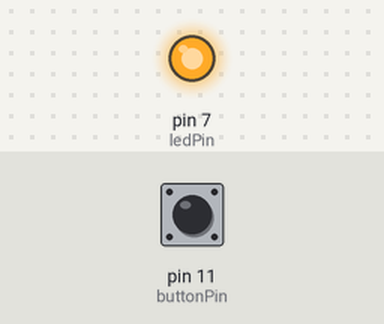
This sketch was run on a simulated Arduino Uno, built with avr-gcc and run on an emulated ATmega328P. On the bench: output pins drawn as LEDs (lit = HIGH). Dashed ring = blinking. Inputs (shaded band) come from the test bench; at power-on: pin 11 (buttonPin) HIGH.

Above: at 1.2 s.
1.3 s: pin 11 (buttonPin) pulled LOW for 1 s
At 3.2 s:
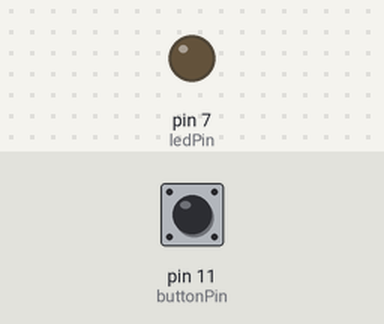
3.8 s: pin 11 (buttonPin) pulled LOW for 3.2 s
At 3.9 s:
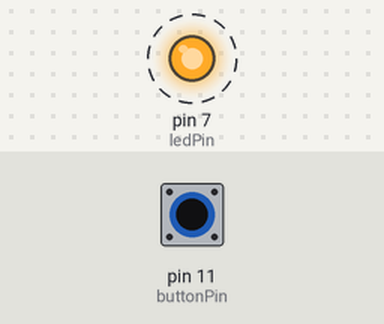
Timing chart, 0 to 8.3 s (numbered marks = the images above; inputs shaded):
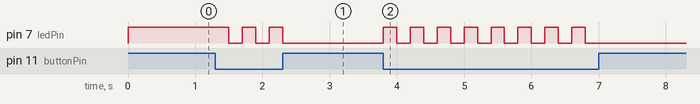

The sketch:

1d.ino
```cpp
//
// Oppgave 1 d)
//

// Static variables
const int buttonPin = 11;
const int ledPin = 7;

// Changable variables
int buttonState = 0;
int pressedOnce = 0;

void setup() {
  pinMode(buttonPin, INPUT);
  pinMode(ledPin, OUTPUT);
}

void loop() {
  buttonState = digitalRead(buttonPin);
  if (buttonState == LOW){
    pressedOnce = 1;
    digitalWrite(ledPin, HIGH);
    delay(200);
    digitalWrite(ledPin, LOW);
    delay(200);
  }else if (pressedOnce == LOW){
    digitalWrite(ledPin, HIGH);
  }else{
    digitalWrite(ledPin, LOW);
  }

}
```

Measured:
- after the input at 1.3 s, pin 7 (ledPin): alternates HIGH for 0.20 s and LOW for 0.20 s, 5 changes in all, then stays LOW, starting after 0.20 s
- after the input at 3.8 s, pin 7 (ledPin): alternates HIGH for 0.20 s and LOW for 0.20 s, 16 changes in all, then stays LOW, starting at once
